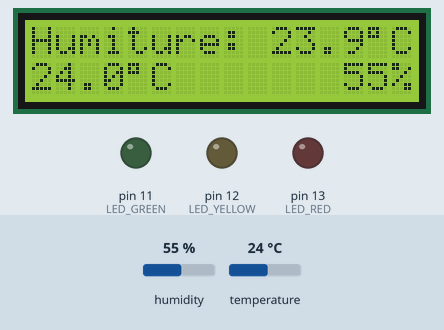
Bench run of a sketch on a simulated Arduino Uno, built with avr-gcc and run on an emulated ATmega328P. Parts: 16×2 character LCD, output pins drawn as LEDs (lit = HIGH). Inputs (shaded band) come from the test bench; at power-on: temperature 24 °C, humidity 55 %.

Above: at 3.2 s.
3.3 s: temperature set to 25.9 °C
At 5.7 s:
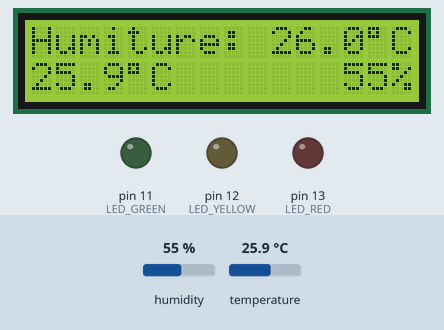
6.5 s: temperature set to 26.6 °C
At 8.1 s:
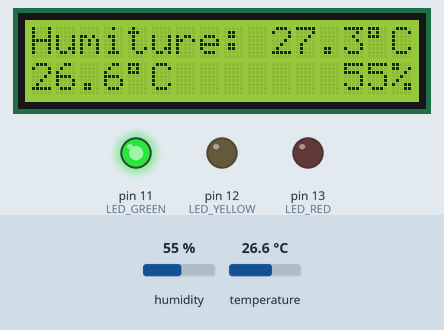
9.7 s: temperature set to 29.6 °C
At 12.8 s:
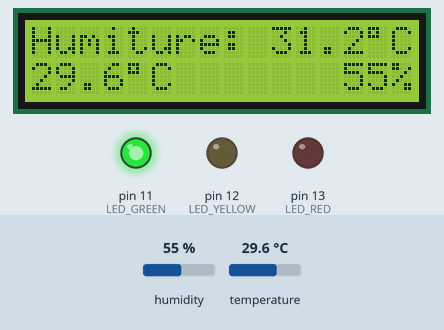
13.6 s: temperature set to 30.5 °C
At 15.1 s:
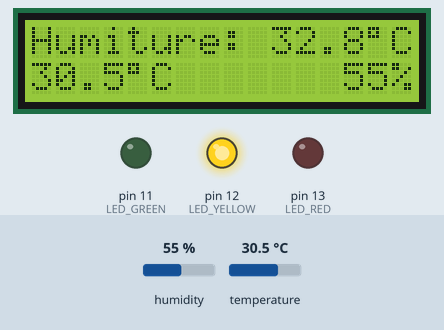
16.8 s: humidity set to 84 %
At 17.5 s:
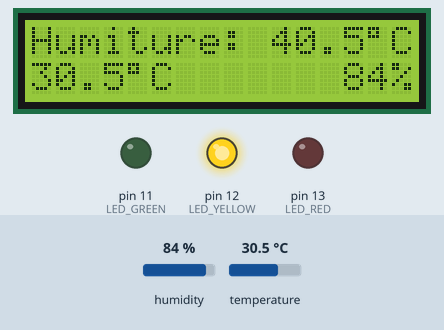
20.0 s: humidity set to 87 %
At 23.4 s:
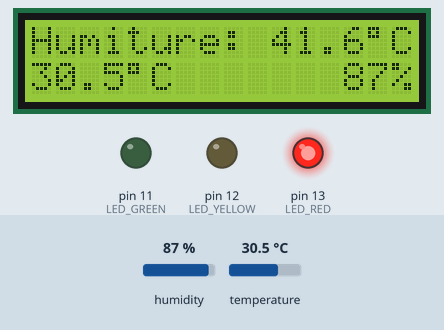
Timing chart, 0 to 24.6 s (numbered marks = the images above; inputs shaded):
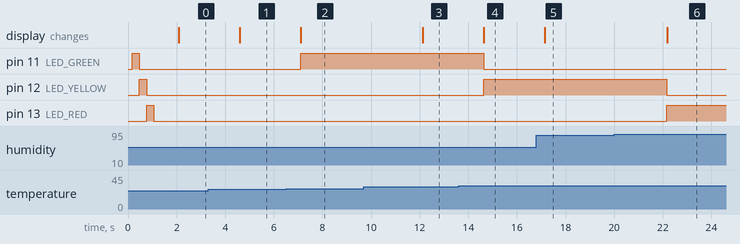

Measured:
- the behaviour switches between 26.2 and 26.3 °C on temperature (found by bisection; images 1 and 2)
- the behaviour switches between 30 and 30.1 °C on temperature (found by bisection; images 3 and 4)
- the behaviour switches between 85 and 86 % on humidity (found by bisection; images 5 and 6)
- after the input at 3.3 s, the display: changes after 1.3 s (image 1)
- after the input at 6.5 s, pin 11 (LED_GREEN): LOW → HIGH after 0.60 s; the display: changes after 0.61 s (image 2)
- after the input at 9.7 s, the display: changes after 2.4 s (image 3)
- after the input at 13.6 s, pin 11 (LED_GREEN): HIGH → LOW after 1.0 s; pin 12 (LED_YELLOW): LOW → HIGH after 1.0 s; the display: changes after 1.0 s (image 4)
- after the input at 16.8 s, the display: changes after 0.35 s (image 5)
- after the input at 20.0 s, pin 12 (LED_YELLOW): HIGH → LOW after 2.2 s; pin 13 (LED_RED): LOW → HIGH after 2.2 s; the display: changes after 2.2 s (image 6)

The sketch:

humiture_dht.ino
```cpp
/*
   Compute Heat Index with Arduino and DHT22 Sensor
   https://www.onetransistor.eu/2018/01/compute-heat-index-arduino-dht.html
   Formula: http://www.wpc.ncep.noaa.gov/html/heatindex_equation.shtml included in
   Adafruit DHT Library https://github.com/adafruit/DHT-sensor-library
*/

#include <LiquidCrystal.h>
#include <DHT.h>

#define LED_GREEN   11
#define LED_YELLOW  12
#define LED_RED     13

#define SENSOR_PIN   2

#define CELSIUS_DEGREES

#ifdef CELSIUS_DEGREES
#define T_UNITS false
#define T_CHAR 'C'
#define THR_NORMAL 27
#define THR_CAUTION 32 // below 32C humiture
#define THR_CAUTION_EXTR 41 // below 41C humiture
#else
#define T_UNITS true
#define T_CHAR 'F'
#define THR_NORMAL 80
#define THR_CAUTION 90 // below 90F humiture
#define THR_CAUTION_EXTR 105 // below 105F humiture
#endif

LiquidCrystal lcd(8, 9, 4, 5, 6, 7); // LCD-keypad shield configuration
DHT sensor(SENSOR_PIN, DHT22);
float t, h, hi;

void setup() {
  //pinMode(10, INPUT); // only for LCD-keypad shield

  // LED configuration
  pinMode(LED_GREEN, OUTPUT);
  pinMode(LED_YELLOW, OUTPUT);
  pinMode(LED_RED, OUTPUT);

  digitalWrite(LED_GREEN, LOW);
  digitalWrite(LED_YELLOW, LOW);
  digitalWrite(LED_RED, LOW);

  // sensor configuration
  sensor.begin();

  // LCD configuration
  lcd.begin(16, 2);

  lcd.setCursor(0, 0);
  lcd.print("   Heat index   ");
  lcd.setCursor(0, 1);
  lcd.print("  DHT22 Sensor  ");
  delay(100);

  // test the LEDs
  digitalWrite(LED_GREEN, HIGH);
  delay(300);
  digitalWrite(LED_GREEN, LOW);
  digitalWrite(LED_YELLOW, HIGH);
  delay(300);
  digitalWrite(LED_YELLOW, LOW);
  digitalWrite(LED_RED, HIGH);
  delay(300);
  digitalWrite(LED_RED, LOW);

  delay(1000);
  lcd.clear();
}

void loop() {
  t = sensor.readTemperature(T_UNITS);
  h = sensor.readHumidity();
  hi = sensor.computeHeatIndex(t, h, T_UNITS);

  // LED indication (see https://en.wikipedia.org/wiki/Heat_index#Effects_of_the_heat_index_(shade_values)
  if (hi < THR_NORMAL) {
    // no warning, all LEDs off
    digitalWrite(LED_GREEN, LOW);
    digitalWrite(LED_YELLOW, LOW);
    digitalWrite(LED_RED, LOW);
  }
  else if (hi < THR_CAUTION) {
    // caution, turn on green LED
    digitalWrite(LED_GREEN, HIGH);
    digitalWrite(LED_YELLOW, LOW);
    digitalWrite(LED_RED, LOW);
  }
  else if (hi < THR_CAUTION_EXTR) {
    // extreme caution, turn on yellow LED
    digitalWrite(LED_GREEN, LOW);
    digitalWrite(LED_YELLOW, HIGH);
    digitalWrite(LED_RED, LOW);
  }
  else {
    // (extreme) danger, turn on red LED
    digitalWrite(LED_GREEN, LOW);
    digitalWrite(LED_YELLOW, LOW);
    digitalWrite(LED_RED, HIGH);
  }

  // display on LCD
  lcd.clear();
  lcd.setCursor(0, 0);
  lcd.print("Humiture: ");
  lcd.print(hi, 1);
  lcd.print(char(223));
  lcd.print(T_CHAR);

  lcd.setCursor(0, 1);
  lcd.print(t, 1);
  lcd.print(char(223));
  lcd.print(T_CHAR);
  lcd.setCursor(13, 1);
  lcd.print(int(h), DEC);
  lcd.print('%');

  delay(2500);
}
```
